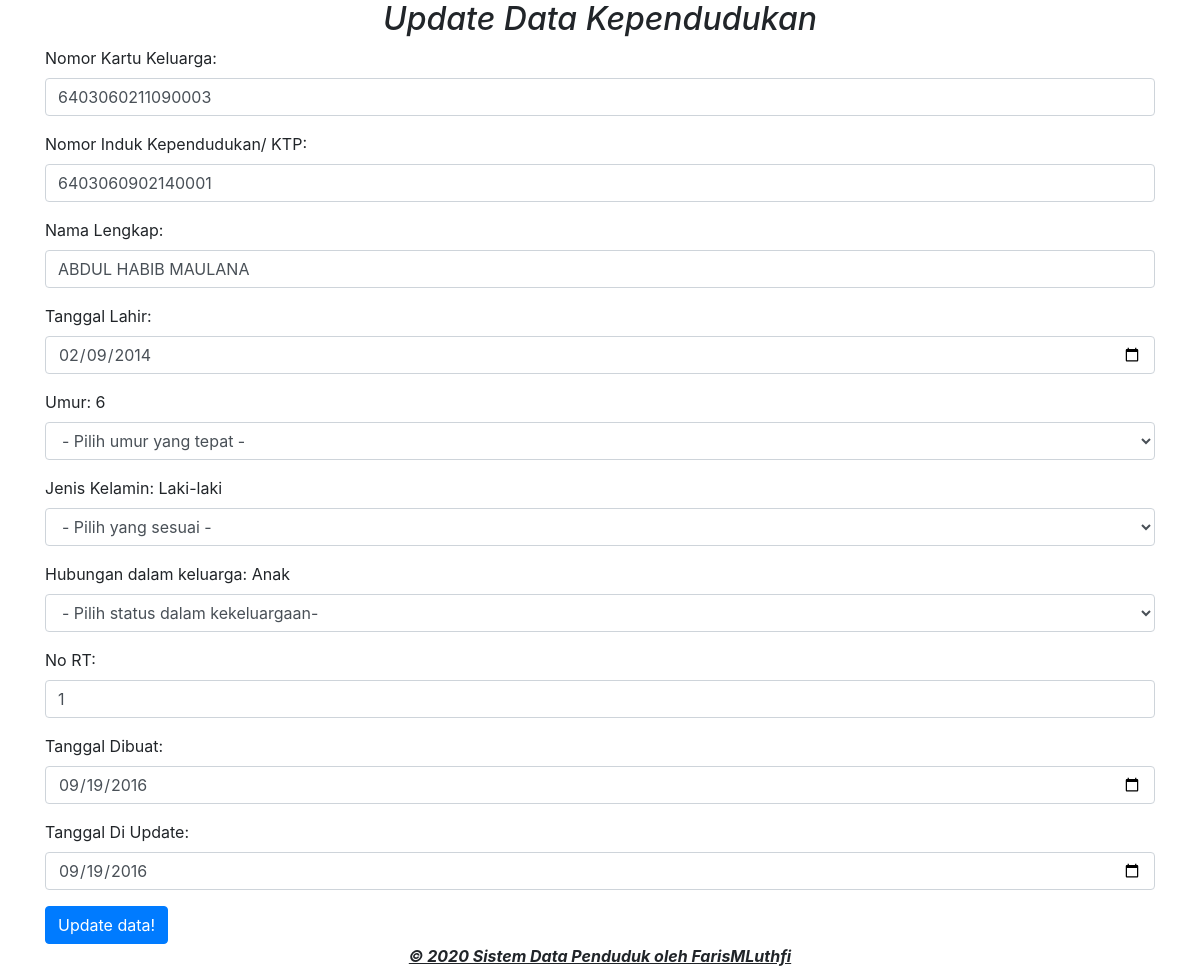
The app's page /update.php?id_penduduk=24 with its own data.
### tables this page shows
CREATE TABLE `data_penduduk` (
  `id_penduduk` int(11) NOT NULL,
  `no_kk` varchar(16) NOT NULL,
  `nik` varchar(16) NOT NULL,
  `nama_lengkap` varchar(50) NOT NULL,
  `tanggal_lahir` date NOT NULL,
  `umur` int(5) NOT NULL,
  `jenis_kelamin` enum('Laki-laki','Perempuan') NOT NULL,
  `id_stat_hbkel` varchar(18) NOT NULL,
  `no_rt` int(5) NOT NULL,
  `tanggal_create` date NOT NULL,
  `tanggal_update` date NOT NULL
);

### update.php (the view, shortened to what this page needs)
<!DOCTYPE html>
<html>
<head>
    <link rel="stylesheet" href="bootstrap/css/bootstrap.min.css">
</head>
<body>
<div class="container">
    <?php
    include "koneksi.php";
    function input($data) {
        $data = trim($data);
        $data = stripslashes($data);
        $data = htmlspecialchars($data);
        return $data;
    }
    if (isset($_GET['id_penduduk'])) {
        $id_penduduk=input($_GET["id_penduduk"]);
        $sql="select * from data_penduduk where id_penduduk=$id_penduduk";
        $hasil=mysqli_query($kon,$sql);
        $data = mysqli_fetch_assoc($hasil);
    }
    ?>
    <h2><center><i>Update Data Kependudukan</i></center></h2>
    <form action="<?php echo htmlspecialchars($_SERVER["PHP_SELF"]);?>" method="post">
        <div class="form-group">
            <label>Nomor Kartu Keluarga:</label>
            <input type="text" name="no_kk" class="form-control" value="<?php echo $data['no_kk']; ?>" placeholder="Masukkan Nomor KK Anda" required />
        </div>
        <div class="form-group">
            <label>Nomor Induk Kependudukan/ KTP:</label>
            <input type="text" name="nik" class="form-control" value="<?php echo $data['nik']; ?>" placeholder="Masukkan Nomor KTP anda" required/>
        </div>
        <div class="form-group">
            <label>Nama Lengkap:</label>
            <input type="text" name="nama_lengkap" class="form-control" value="<?php echo $data['nama_lengkap']; ?>" placeholder="Masukkan Nama lengkap anda" required/>
        </div>
        <div class="form-group">
            <label>Tanggal Lahir:</label>
            <input type="date" name="tanggal_lahir" class="form-control" value="<?php echo $data['tanggal_lahir']; ?>" placeholder="Silahkan pilih tanggal lahir yang benar" required/>
        </div>
        <div class="form-group">
            <label>Umur:</label> <?php echo $data['umur'];?>
            <select name="umur" class="form-control" required>
                <option value="">- Pilih umur yang tepat -</option>
            </select>
        </div>
        <div class="form-group">
            <label>Jenis Kelamin:</label> <?php echo $data['jenis_kelamin'];?>
            <select name="jenis_kelamin" class="form-control" required>
                <option value="">- Pilih yang sesuai -</option>
            </select>
        </div>
        <div class="form-group">
            <label>Hubungan dalam keluarga:</label> <?php echo $data['id_stat_hbkel'];?>
            <select name="id_stat_hbkel" class="form-control" required>
                <option value="">- Pilih status dalam kekeluargaan-</option>
            </select>
        </div>
        <div class="form-group">
            <label>No RT:</label>
            <input type="text" name="no_rt" class="form-control" value="<?php echo $data['no_rt']; ?>" placeholder="Masukkan Nomor RT" required/>
        </div>
        <div class="form-group">
            <label>Tanggal Dibuat:</label>
            <input type="date" name="tanggal_create" class="form-control" value="<?php echo $data['tanggal_create']; ?>" required/>
        </div>
        <div class="form-group">
            <label>Tanggal Di Update:</label>
            <input type="date" name="tanggal_update" class="form-control" value="<?php echo $data['tanggal_update']; ?>" required/>
        </div>
        <button type="submit" name="submit" class="btn btn-primary">Update data!</button>
    </form>
</div>
</body>
<footer>
    <center>
            <div class="row">
                <div class="col-md-12">
                    <b><i><u>&copy; 2020 Sistem Data Penduduk oleh FarisMLuthfi</u></i></b>
                </div>
            </div>
    </center>
    </footer>
</html>

### records on screen
data_penduduk: no_kk "6403060211090003", nik "6403060902140001", nama_lengkap "ABDUL HABIB MAULANA", tanggal_lahir "02/09/2014", umur "6", jenis_kelamin "Laki-laki", id_stat_hbkel "Anak", no_rt "1", tanggal_create "09/19/2016", tanggal_update "09/19/2016"
